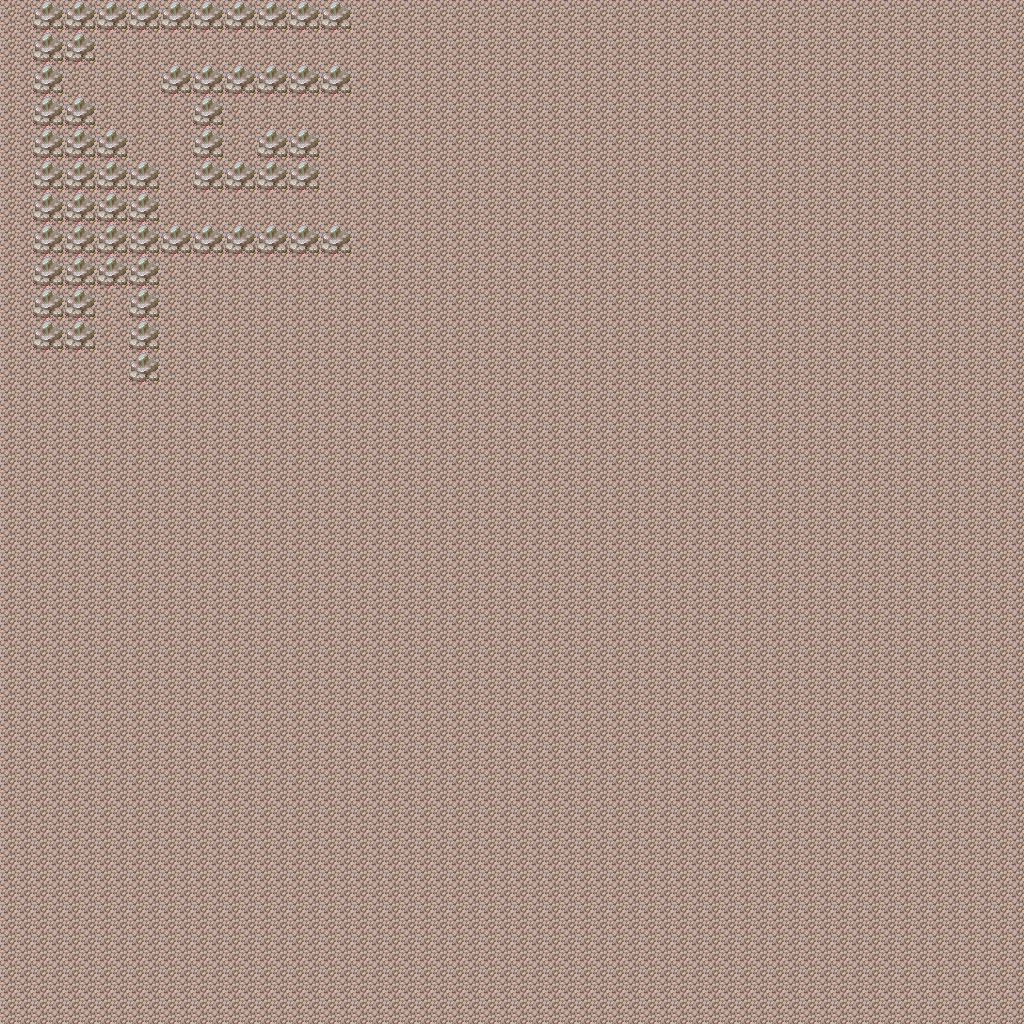

Rendered tile map (Tiled .tmx) drawn with the repository's tilesets; below, a short description and the map source with its tile grids summarised:
An orthogonal 32x32 tile map with 32x32 px tiles, 2 tile layers (Tile Layer 1, Tile Layer 2).

<map version="1.0" orientation="orthogonal" width="32" height="32" tilewidth="32" tileheight="32">
 <tileset firstgid="1" source="world_map_tileset.tsx" />
 <layer name="Tile Layer 1" width="32" height="32">
  <data>[1024 cells, 1024 non-empty, 1 distinct tile ids]</data>
 </layer>
 <layer name="Tile Layer 2" width="32" height="32">
  <data>[1024 cells, 61 non-empty, 1 distinct tile ids]</data>
 </layer>
</map>
